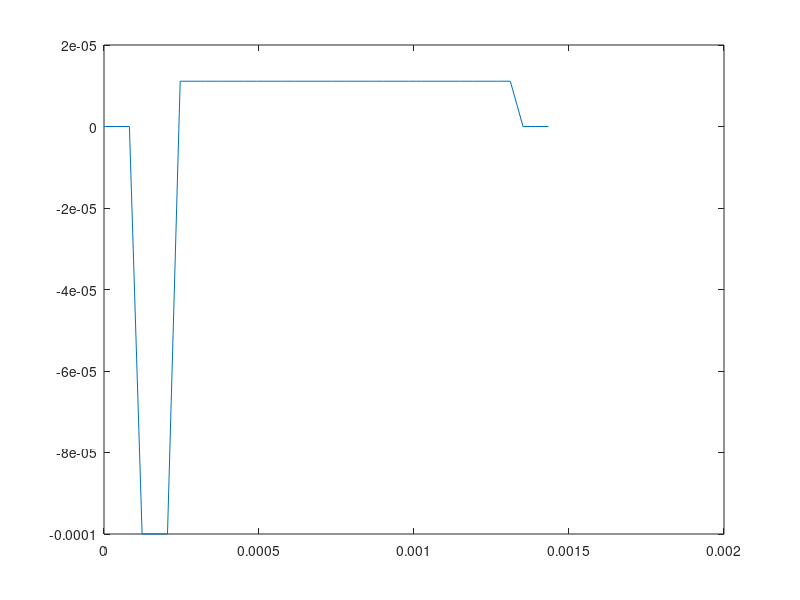

This figure's MATLAB source:
% script for generating a charge-balanced stim pulse waveform, with
% cathodic-assymetric shape. cathodic part is ~120 microseconds long. Ratio
% of cathodic/anodic amplitude is 9/1 (90% to 10%). Total pulse duration is
% ~1.4 milliseconds.



fs = 24414.0625; % sampling frequency that I expect to use in TDT
dt = 1/fs;

zeropad = [0 0 0];
waveformBase = [-9 -9 -9 ones(1,27)];
% factor to multiply waveform by to get it to the desired current value
gain = (100/1e6) / 9; % in this case, 100 microAmps
waveform = [zeropad waveformBase zeropad] * gain;
t = [0:(length(waveform)-1)] * dt;
figure; plot(t, waveform)
